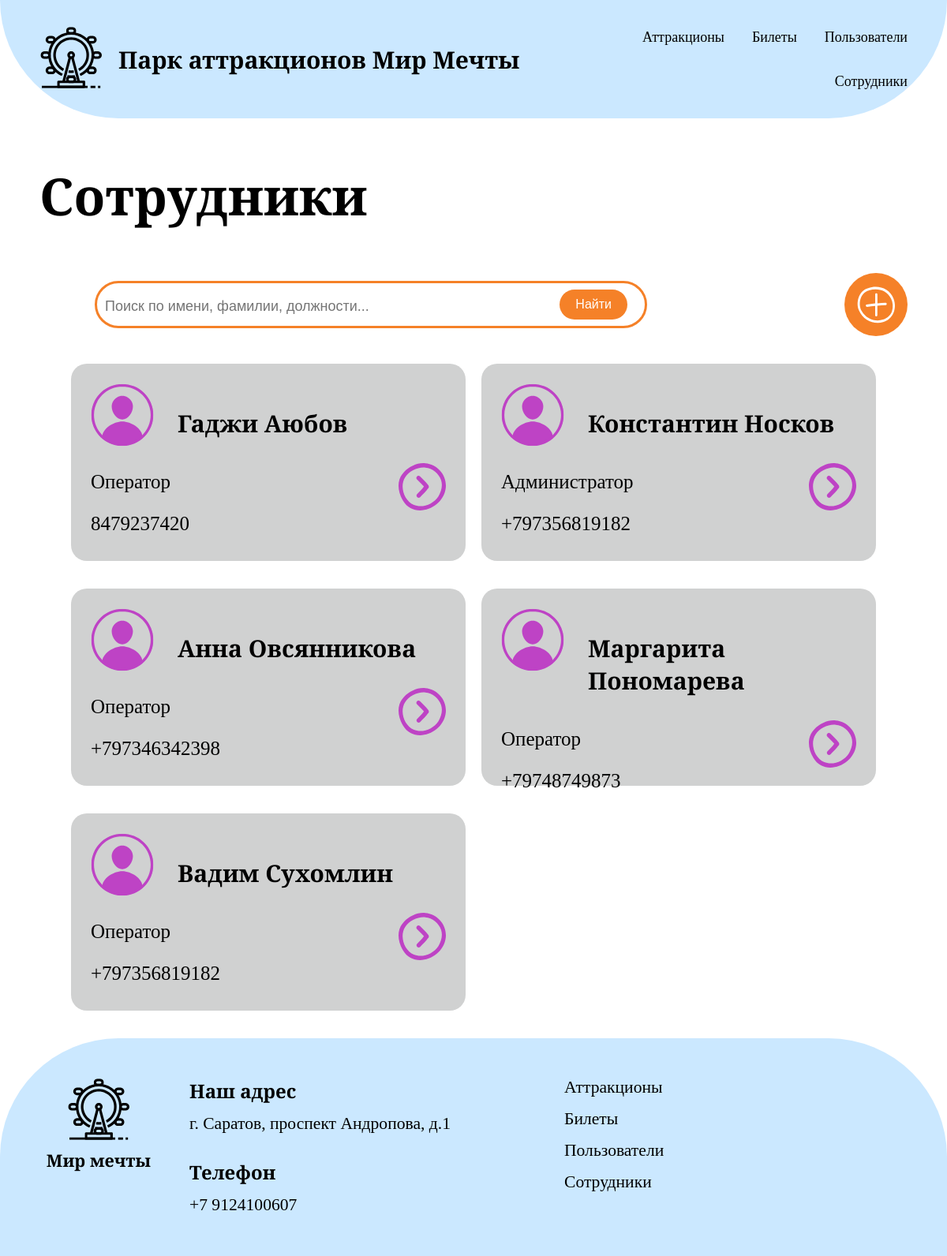
/staff/, run on an earlier commit of the app's database.
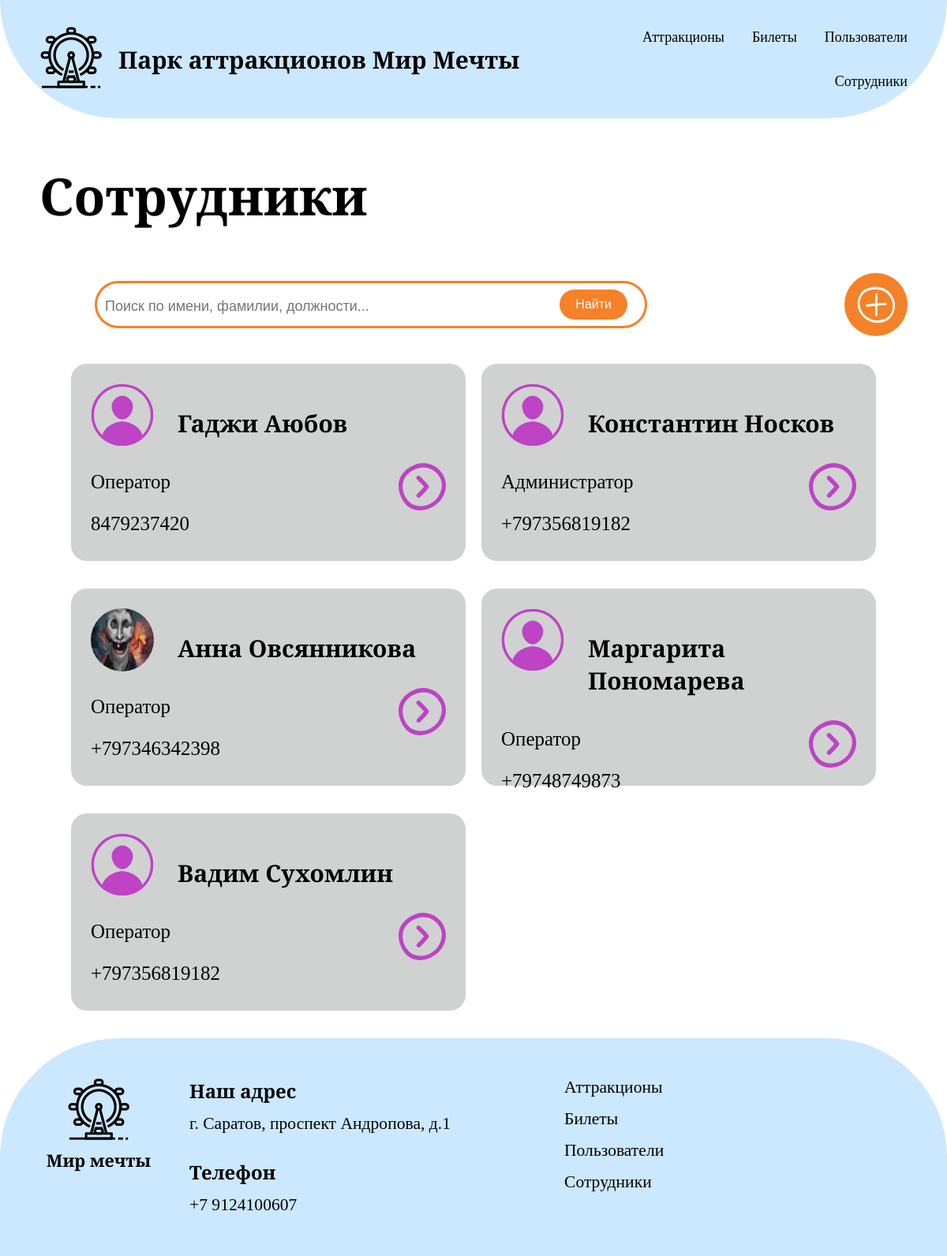
And on a later commit of the database.
### first_app/models.py (models this page shows, shortened)
class Staff(models.Model):
    POSITION_CHOICES = [
        ('operator', 'Оператор'),
        ('administrator', 'Администратор'),
    ]
    name = models.CharField('Имя', max_length=50)
    surname = models.CharField('Фамилия', max_length=50)
    position = models.CharField('Должность', max_length=50, choices=POSITION_CHOICES)
    phone_number = models.CharField('Номер телефона', max_length=20)
    passport = models.CharField('Паспорт', max_length=13, unique=True)
    photo = models.ImageField('Фотография сотрудника', upload_to='staff_photos/', null=True, blank=True)
    class Meta:
        verbose_name = "Сотрудник"
        verbose_name_plural = "Сотрудники"
        ordering = ["surname", "name"]
        indexes = [
            models.Index(fields=["position"])
        ]

### first_app/views.py (the view, shortened to what this page needs)
# urls.py: path('staff/', staff, name='staff'),
def staff(request):
    query = request.GET.get('query', '').strip()
    all_staff = Staff.objects.all().order_by('surname', 'name')
    recent_searches = get_recent_searches(request, 'staff')
    return render(request, 'staff.html', {
        'staff_list': all_staff,
        'search_query': query,
        'recent_searches': recent_searches
    })

### first_app/views.py (called while the page is built)
def get_recent_searches(request, search_type, limit=5):
    search_history = request.session.get('search_history', {})
    return search_history.get(search_type, [])[:limit]

### first_app/templates/staff.html (shortened to what this page needs)
{% extends "base.html" %}
{% load static %}
{%block main%}
<div class="container">
    <section class="page-search">
        <h1 class="page-title">Сотрудники</h1>
        <form class="search" action="{% url 'staff' %}" method="get" id="search-form">
            <div class="search-container">
                <div class="search-input-wrapper">
                    <input class="search-input" type="text" name="query" value="{{ search_query }}" placeholder="Поиск по имени, фамилии, должности..." autocomplete="off"
                           id="search-input"
                           onfocus="document.getElementById('search-history').style.display='block'">
                </div>
                <button type="submit" class="search-button">Найти</button>
            </div>
            <img src="{% static 'images/add.svg' %}" alt="добавить" class="add">
        </form>
    </section>
    <section class="users-menu">
        {% for staff_member in staff_list %}
        <div class="user-card">
            <div class="user-header">
                {% if staff_member.photo %}
                <img src="{{ staff_member.photo.url }}" alt="фото сотрудника {{ staff_member.name }}" class="profile-img">
                {% else %}
                <img src="{% static 'images/profile.co.svg' %}" alt="фото профиля" class="profile-img">
                {% endif %}
                <h3 class="user-name">{{ staff_member.name }} {{ staff_member.surname }}</h3>
            </div>
            <div class="erl">
                <div class="user-info">
                    <p class="email">{{ staff_member.get_position_display }}</p>
                    <p class="regist">{{ staff_member.phone_number }}</p>
                </div>
                <img src="{% static 'images/podrobnee.svg' %}" alt="Подробнее" class="podrobnee">
            </div>
        </div>
        {% endfor %}
    </section>
</div>
{%endblock%}

### first_app/templates/base.html (shortened to what this page needs)
{% load static %}
<!DOCTYPE html>
<html lang="en">
<head>
    <link rel="stylesheet" href="{% static 'css/style.css' %}">
</head>
<body>
    <header>
        <div class="container">
            <div class="header-inner">
                <div class="header-left">
                    <a href="{% url 'attractions' %}" class="link-logo">
                        <img src="{% static 'images/logo.svg' %}" alt="Логотип парка Мир Мечты" class="logo">
                    </a>
                    <h1 class="name">Парк аттракционов Мир Мечты</h1>
                </div>
                <nav class="menu">
                    <ul class="menu-list">
                        <li><a href="{% url 'attractions' %}">Аттракционы</a></li>
                        <li><a href="{% url 'tickets' %}">Билеты</a></li>
                        <li><a href="{% url 'users' %}">Пользователи</a></li>
                        <li><a href="{% url 'staff' %}">Сотрудники</a></li>
                    </ul>
                </nav>
            </div>
        </div>
    </header>
    <main>
        {%block main%}
        {%endblock%}
    </main>
    <footer>
        <div class="container">
            <div class="footer-content">
                <div class="footer-logo">
                    <div class="logo-container">
                        <img src="{% static 'images/logo.svg' %}" alt="Логотип парка Мир Мечты" class="footer-logo-img">
                        <p class="logo-text">Мир мечты</p>
                    </div>
                </div>
                <div class="footer-contacts">
                    <div class="contact-item">
                        <h3>Наш адрес</h3>
                        <p>г. Саратов, проспект Андропова, д.1</p>
                    </div>
                    <div class="contact-item">
                        <h3>Телефон</h3>
                        <p>+7 9124100607</p>
                    </div>
                </div>
                <div class="footer-menu">
                    <ul>
                        <li><a href="{% url 'attractions' %}">Аттракционы</a></li>
                        <li><a href="{% url 'tickets' %}">Билеты</a></li>
                        <li><a href="{% url 'users' %}">Пользователи</a></li>
                        <li><a href="{% url 'staff' %}">Сотрудники</a></li>
                    </ul>
                </div>
            </div>
        </div>
    </footer>
</body>
</html>

### first_app/static/css/style.css (style rules this page uses)
* { box-sizing: border-box; }
header { margin: 0; padding: 0; background-color: #CBE8FF; border-bottom-left-radius: 150px; border-bottom-right-radius: 150px; overflow: hidden; }
.container { max-width: 95%; margin: 0 auto; padding: 0 20px; }
.header-inner { display: flex; align-items: center; justify-content: space-between; min-height: 150px; gap: 30px; }
.header-left { display: flex; align-items: center; gap: 20px; flex-shrink: 0; min-width: 0; }
.logo { height: 80px; width: 80px; transition: transform 0.3s ease; flex-shrink: 0; }
.name { font-size: clamp(1.2rem, 2.5vw, 2rem); margin: 0; white-space: nowrap; overflow: hidden; text-overflow: ellipsis; flex-shrink: 1; }
.menu { flex-shrink: 1; }
.menu-list { display: flex; gap: clamp(15px, 3vw, 35px); padding: 0; margin: 0; flex-wrap: wrap; justify-content: flex-end; }
.menu-list li { list-style: none; }
a { font-family: "Cormorant Infant", serif; text-decoration: none; color: #000; font-weight: 400; font-size: clamp(1rem, 1.5vw, 1.5rem); transition: color 0.3s ease; white-space: nowrap; }
html, body { font-family: "Cormorant Infant", serif; margin: 0; padding: 0; }
body { display: flex; flex-direction: column; min-height: 100vh; }
main { flex: 1 0 auto; }
footer { background-color: #CBE8FF; padding: 50px 0; border-top-left-radius: 150px; border-top-right-radius: 150px; flex-shrink: 0; margin-top: auto; }
.footer-content { display: flex; justify-content: space-between; align-items: flex-start; gap: 40px; flex-wrap: wrap; }
.footer-contacts { display: flex; flex-direction: column; gap: 30px; flex: 1; min-width: 300px; }
.contact-item h3 { font-family: "Cormorant Infant", serif; font-size: clamp(1.3rem, 2vw, 1.8rem); font-weight: 600; margin: 0 0 10px 0; color: #000; }
.contact-item p { font-family: "Cormorant Infant", serif; font-size: clamp(1.1rem, 1.8vw, 1.5rem); margin: 0; color: #000; line-height: 1.4; }
.footer-menu { flex: 1; min-width: 200px; }
.footer-menu ul { list-style: none; padding: 0; margin: 0; }
.footer-menu li { margin-bottom: 15px; }
.footer-menu a { font-family: "Cormorant Infant", serif; font-size: clamp(1.1rem, 1.8vw, 1.5rem); text-decoration: none; color: #000; transition: color 0.3s ease, transform 0.3s ease; display: block; }
.footer-logo { flex: 0 1 auto; min-width: 150px; display: flex; align-items: center; justify-content: center; }
.logo-container { display: flex; flex-direction: column; align-items: center; gap: 10px; }
.footer-logo-img { width: 80px; height: 80px; transition: transform 0.3s ease; }
.logo-text { font-family: "Cormorant Infant", serif; font-size: clamp(1.2rem, 1.8vw, 1.6rem); font-weight: 600; color: #000; margin: 0; text-align: center; }
.footer-contacts { display: flex; flex-direction: column; gap: 30px; flex: 1; min-width: 250px; }
.page-title { font-size: 65px; }
.search { display: flex; justify-content: space-between; align-items: center; margin-bottom: 30px; }
.search-container { position: relative; display: inline-block; width: 750px; transition: all 0.5s; }
.page-search { margin-bottom: 35px; }
.search-input { color: #F58128; margin: 0 10px 0 70px; padding: 10px 100px 10px 15px; height: 60px; width: 700px; font-size: 25px; border-radius: 50px; border: 3px solid #F58128; outline: none; padding-left: 10px; caret-color: #F58128; box-sizing: border-box; white-space: nowrap; overflow: hidden; text-overflow: ellipsis; }
.search-button { position: absolute; right: 5px; top: 50%; transform: translateY(-50%); background-color: #F58128; color: white; border: none; padding: 10px 20px; border-radius: 50px; cursor: pointer; font-size: 16px; z-index: 2; }
.add { height: 80px; width: 80px; }
.user-card { background-color: #D0D1D1; height: 250px; width: 500px; border-radius: 20px; padding: 25px; margin: 0px auto 35px auto; }
.user-header { display: flex; }
.profile-img { margin-right: 30px }
.user-name { font-size: 30px; }
.user-info { font-size: 25px; }
.erl { display: flex; justify-content: space-between; }
.podrobnee { height: 60px; width: 60px; }
.email { margin-top: 10px; }
.regist { margin-top: 10px; }
.users-menu { flex-wrap: wrap; gap: 0 20px; display: grid; grid-template-columns: repeat(auto-fill, 500px); gap: 0 20px; justify-content: center; align-items: flex-start; }
.profile-img { width: 80px; height: 80px; border-radius: 50px; }
::placeholder { font-size: 18px; }
.search-input-wrapper { position: relative; display: inline-block; width: 85%; }

What changed in the data, as far as the page shows it:
changed Staff "Анна": photo: picture added
